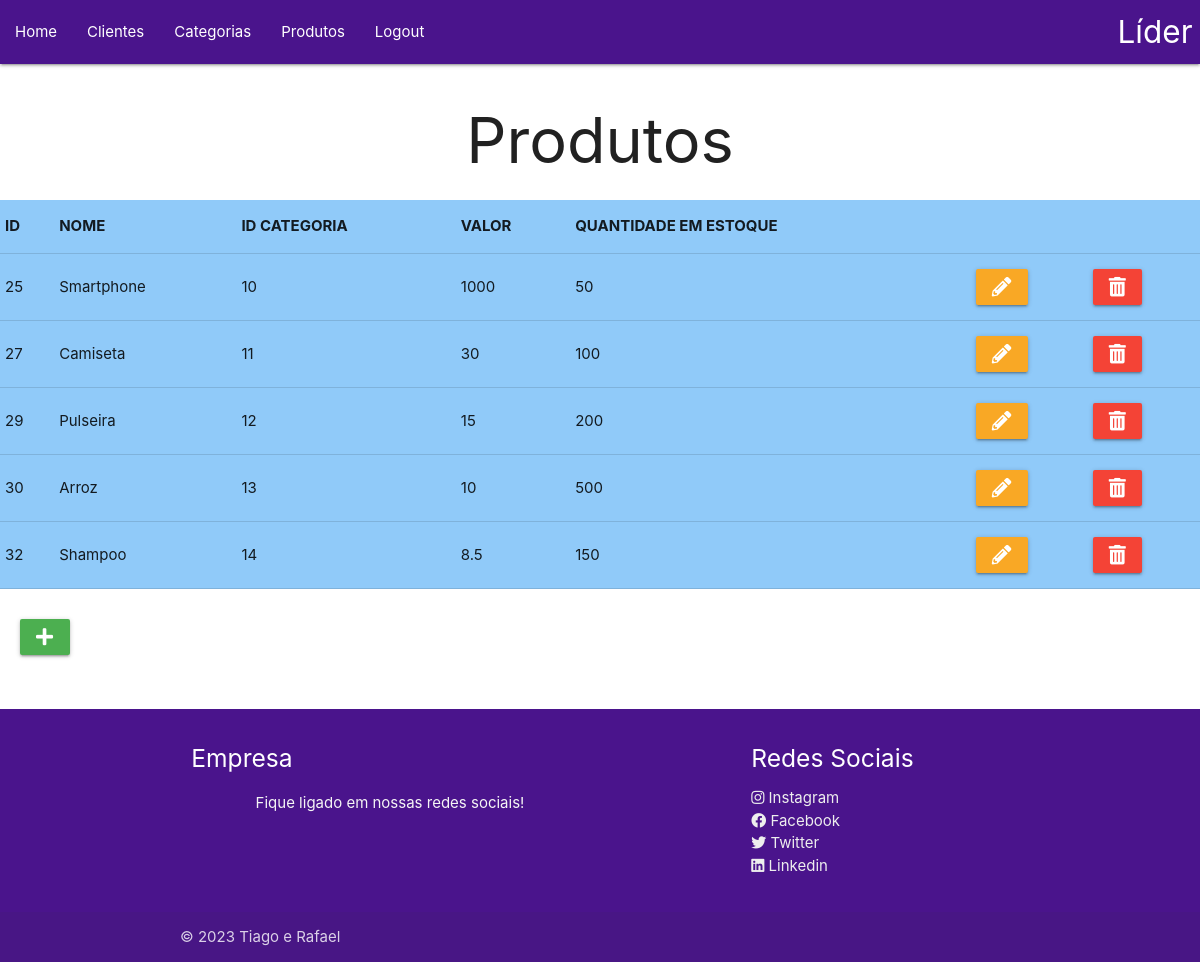
Page /VIEW/produto/listarProdutos.php (signed in) on the committed database.
### tables this page shows
CREATE TABLE `produto` (
  `id` int(11) NOT NULL,
  `nome` varchar(35) NOT NULL,
  `id_categoria` int(11) NOT NULL,
  `valor` float NOT NULL,
  `qntd_estoque` int(11) NOT NULL
);

### DAL/dalProduto.php (called while the page is built, shortened)
<?php
include_once 'C:\xampp\htdocs\empresa\MODEL\Produto.php';
class dalProduto {
    public function Select() {
        $con = Conexao::conectar();
        $sql = 'SELECT * FROM produto;';
        $result = $con->query($sql);
        foreach ($result as $linha) {
            $produto = new \MODEL\Produto();
            $produto->setId($linha['id']);
            $produto->setNome($linha['nome']);
            $produto->setIdCategoria($linha['id_categoria']);
            $produto->setValor($linha['valor']);
            $produto->setQuantidadeEstoque($linha['qntd_estoque']);
            $lstProdutos[] = $produto;
        }
        return $lstProdutos;
    }
}

### BLL/bllProduto.php (called while the page is built, shortened)
<?php
include_once "../../DAL/dalProduto.php";
class bllProduto {
    public function Select(){
        $dal = new \DAL\dalProduto();
        return $dal->Select();
    }
}
?>

### MODEL/Produto.php (called while the page is built, shortened)
<?php
class Produto {
    private ?int $id;
    private ?string $nome;
    private ?int $idCategoria;
    private ?float $valor;
    private ?int $quantidadeEstoque;
    public function __construct(?int $id = null, ?string $nome = null, ?int $idCategoria = null, ?float $valor = null, ?int $quantidadeEstoque = null) {
        $this->id = $id;
        $this->nome = $nome;
        $this->idCategoria = $idCategoria;
        $this->valor = $valor;
        $this->quantidadeEstoque = $quantidadeEstoque;
    }
    public function getId(): ?int {
        return $this->id;
    }
    public function setId(?int $id): void {
        $this->id = $id;
    }
    public function getNome(): ?string {
        return $this->nome;
    }
    public function setNome(?string $nome): void {
        $this->nome = $nome;
    }
    public function getIdCategoria(): ?int {
        return $this->idCategoria;
    }
    public function setIdCategoria(?int $idCategoria): void {
        $this->idCategoria = $idCategoria;
    }
    public function getValor(): ?float {
        return $this->valor;
    }
    public function setValor(?float $valor): void {
        $this->valor = $valor;
    }
    public function getQuantidadeEstoque(): ?int {
        return $this->quantidadeEstoque;
    }
    public function setQuantidadeEstoque(?int $quantidadeEstoque): void {
        $this->quantidadeEstoque = $quantidadeEstoque;
    }
}
?>

### VIEW/produto/listarProdutos.php (the view, shortened to what this page needs)
<?php
include_once 'C:\xampp\htdocs\empresa\BLL\bllProduto.php';
$bll = new \BLL\bllProduto();
$lstProduto = $bll->Select();
?>
<!DOCTYPE html>
<html lang="pt-br">
<head>
    <link rel="stylesheet" href="https://cdnjs.cloudflare.com/ajax/libs/materialize/1.0.0/css/materialize.min.css">
    <link rel="stylesheet" href="https://cdnjs.cloudflare.com/ajax/libs/font-awesome/5.15.3/css/all.min.css">
</head>
<body>
    <?php include_once '../menu.php'; ?>
    <h1 class="center">Produtos</h1>
    <table class="highlight blue lighten-3">
        <tr>
            <th>ID</th>
            <th>NOME</th>
            <th>ID CATEGORIA</th>
            <th>VALOR</th>
            <th>QUANTIDADE EM ESTOQUE</th>
        </tr>
        <?php
        foreach ($lstProduto as $produto) {
        ?>
            <tr>
                <td><?php echo $produto->getId(); ?></td>
                <td><?php echo $produto->getNome(); ?></td>
                <td><?php echo $produto->getIdCategoria(); ?></td>
                <td><?php echo $produto->getValor(); ?></td>
                <td><?php echo $produto->getQuantidadeEstoque(); ?></td>
                <td>
                    <a class="waves-effect waves-light yellow darken-3 btn" onclick="JavaScript:location.href='editarProduto.php?id=' + <?php echo $produto->getId(); ?>">
                        <i class="fas fa-pencil-alt"></i>
                    </a>
                </td>
                <td>
                    <a class="waves-effect waves-light red btn" onclick="JavaScript: remover(<?php echo $produto->getId(); ?>)">
                        <i class="fas fa-trash-alt"></i>
                    </a>
                </td>
            </tr>
        <?php
        }
        ?>
    </table>
    <div class="botao-adicionar">
        <a class="waves-effect waves-light green btn left" onclick="JavaScript:location.href='formInsProduto.php'">
            <i class="fas fa-plus"></i>
        </a>
    </div>
    <?php include_once '../rodape.php'; ?>
</body>
</html>

### VIEW/menu.php (shortened to what this page needs)
<!DOCTYPE html>
<html lang="pt-br">
<head>
    <link rel="stylesheet" href="https://cdnjs.cloudflare.com/ajax/libs/materialize/1.0.0/css/materialize.min.css">
</head>
<body>
    <nav>
        <div class="nav-wrapper purple darken-4">
            <a href="/empresa/VIEW/paginaInicial.php" class="brand-logo right">Líder</a>
            <ul id="nav-mobile" class="left hide-on-med-and-down">
                <li><a href="/empresa/VIEW/paginaInicial.php">Home</a></li>
                <li><a href="/empresa/VIEW/cliente/listarClientes.php">Clientes</a></li>
                <li><a href="/empresa/VIEW/categorias/listarCategorias.php">Categorias</a></li>
                <li><a href="/empresa/VIEW/produto/listarProdutos.php">Produtos</a></li>
                <li><a href="/empresa/VIEW/logout.php">Logout</a></li>
            </ul>
        </div>
    </nav>
</body>
</html>

### VIEW/rodape.php (shortened to what this page needs)
<!DOCTYPE html>
<html lang="pt-br">
<head>
    <link rel="stylesheet" href="https://cdnjs.cloudflare.com/ajax/libs/materialize/1.0.0/css/materialize.min.css">
    <link rel="stylesheet" href="https://cdnjs.cloudflare.com/ajax/libs/font-awesome/5.11.2/css/all.css">
</head>
<body>
    <footer class="page-footer purple darken-4" name="rodape">
        <div class="container">
            <div class="row">
                <div class="col l6 s12">
                    <h5 class="white-text">Empresa</h5>
                    <p class="grey-text text-lighten-4">Fique ligado em nossas redes sociais!</p>
                </div>
                <div class="col l4 offset-l2 s12">
                    <h5 class="white-text">Redes Sociais</h5>
                    <ul>
                        <li><a class="grey-text text-lighten-3" href="https://www.instagram.com/"><i class="fab fa-instagram"></i> Instagram</a></li>
                        <li><a class="grey-text text-lighten-3" href="https://www.facebook.com/"><i class="fab fa-facebook"></i> Facebook</a></li>
                        <li><a class="grey-text text-lighten-3" href="https://www.twitter.com/"><i class="fab fa-twitter"></i> Twitter</a></li>
                        <li><a class="grey-text text-lighten-3" href="https://www.linkedin.com/"><i class="fab fa-linkedin"></i> Linkedin</a></li>
                    </ul>
                </div>
            </div>
        </div>
        <div class="footer-copyright">
            <div class="container">
                © 2023 Tiago e Rafael
            </div>
        </div>
    </footer>
</body>
</html>

### VIEW/rodape.php (style rules this page uses)
footer { background-position: center center; background-repeat: no-repeat; background-size: cover; margin-top: 120px; }
footer p { text-align: center; margin: 20px 0px; color: #fff; }

### VIEW/produto/listarProdutos.php (style rules this page uses)
table { margin-bottom: 50px; }
.botao-adicionar { position: relative; bottom: 20px; left: 20px; }

### rows in the picture
produto: id "25", nome "Smartphone", id_categoria "10", valor "1000", qntd_estoque "50"
produto: id "27", nome "Camiseta", id_categoria "11", valor "30", qntd_estoque "100"
produto: id "29", nome "Pulseira", id_categoria "12", valor "15", qntd_estoque "200"
produto: id "30", nome "Arroz", id_categoria "13", valor "10", qntd_estoque "500"
produto: id "32", nome "Shampoo", id_categoria "14", valor "8.5", qntd_estoque "150"
